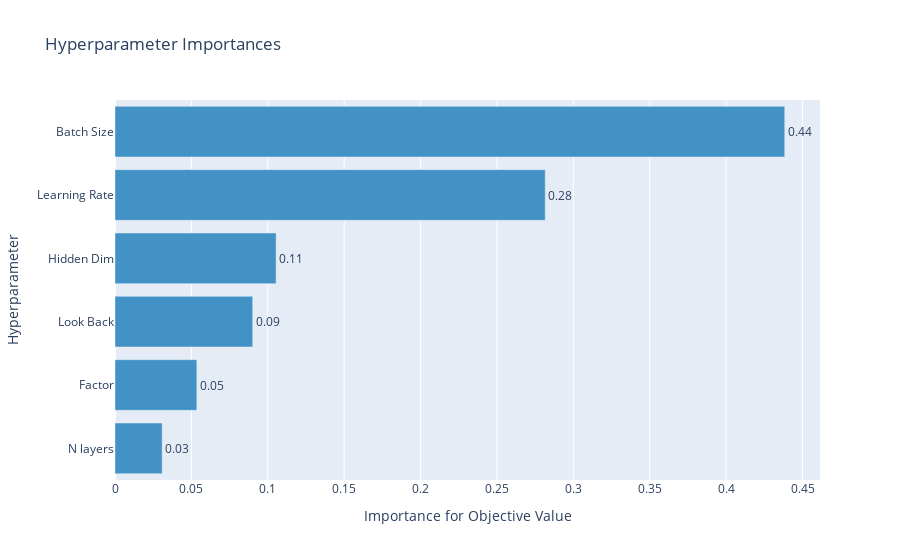

Notebook code cell kept with this figure:
### Code cell
optuna.visualization.plot_param_importances(study_gru_no_fed)

### Figure 1 — Plotly figure (JSON) as saved in the notebook; plotly's stock layout.template omitted (floating-point values rounded to 4 significant figures)
{"data": [{"cliponaxis": false, "hovertemplate": ["N layers (IntUniformDistribution): 0.03086942220478754<extra></extra>", "Factor (DiscreteUniformDistribution): 0.053567030720896205<extra></extra>", "Look Back (IntUniformDistribution): 0.09013678033421031<extra></extra>", "Hidden Dim (CategoricalDistribution): 0.10545995216244602<extra></extra>", "Learning Rate (LogUniformDistribution): 0.2815972211965296<extra></extra>", "Batch Size (CategoricalDistribution): 0.43836959338113024<extra></extra>"], "marker": {"color": "rgb(66,146,198)"}, "orientation": "h", "text": ["0.03086942220478754", "0.053567030720896205", "0.09013678033421031", "0.10545995216244602", "0.2815972211965296", "0.43836959338113024"], "textposition": "outside", "texttemplate": "%{text:.2f}", "type": "bar", "x": [0.03087, 0.05357, 0.09014, 0.1055, 0.2816, 0.4384], "y": ["N layers", "Factor", "Look Back", "Hidden Dim", "Learning Rate", "Batch Size"]}], "layout": {"showlegend": false, "title": {"text": "Hyperparameter Importances"}, "xaxis": {"title": {"text": "Importance for Objective Value"}}, "yaxis": {"title": {"text": "Hyperparameter"}}}}
